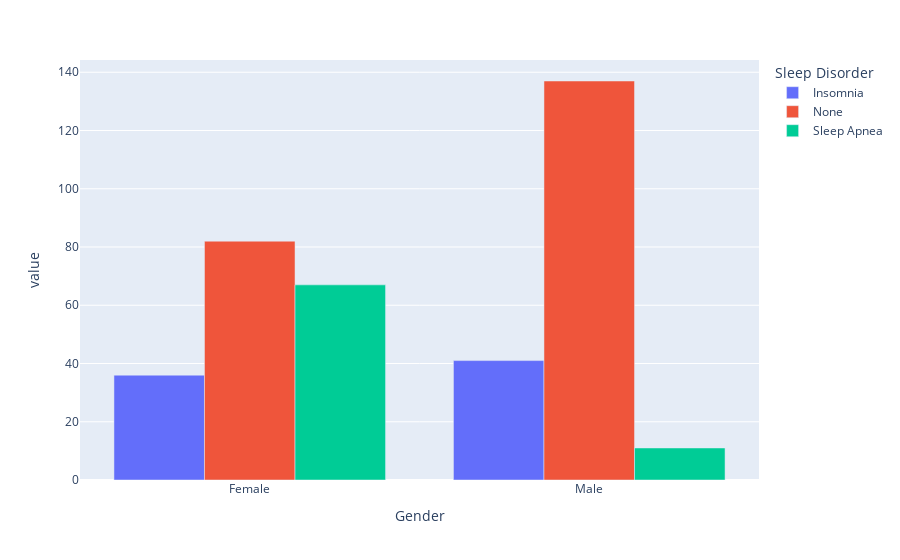

The notebook cell this image was saved under:
### Code cell
px.bar(male_female, barmode="group")

### Figure 1 — Plotly figure (JSON) as saved in the notebook; plotly's stock layout.template omitted (floating-point values rounded to 4 significant figures)
{"data": [{"alignmentgroup": "True", "hovertemplate": "Sleep Disorder=Insomnia<br>Gender=%{x}<br>value=%{y}<extra></extra>", "legendgroup": "Insomnia", "marker": {"color": "#636efa", "pattern": {"shape": ""}}, "name": "Insomnia", "offsetgroup": "Insomnia", "orientation": "v", "showlegend": true, "textposition": "auto", "type": "bar", "x": ["Female", "Male"], "xaxis": "x", "y": [36, 41], "yaxis": "y"}, {"alignmentgroup": "True", "hovertemplate": "Sleep Disorder=None<br>Gender=%{x}<br>value=%{y}<extra></extra>", "legendgroup": "None", "marker": {"color": "#EF553B", "pattern": {"shape": ""}}, "name": "None", "offsetgroup": "None", "orientation": "v", "showlegend": true, "textposition": "auto", "type": "bar", "x": ["Female", "Male"], "xaxis": "x", "y": [82, 137], "yaxis": "y"}, {"alignmentgroup": "True", "hovertemplate": "Sleep Disorder=Sleep Apnea<br>Gender=%{x}<br>value=%{y}<extra></extra>", "legendgroup": "Sleep Apnea", "marker": {"color": "#00cc96", "pattern": {"shape": ""}}, "name": "Sleep Apnea", "offsetgroup": "Sleep Apnea", "orientation": "v", "showlegend": true, "textposition": "auto", "type": "bar", "x": ["Female", "Male"], "xaxis": "x", "y": [67, 11], "yaxis": "y"}], "layout": {"barmode": "group", "legend": {"title": {"text": "Sleep Disorder"}, "tracegroupgap": 0}, "margin": {"t": 60}, "xaxis": {"anchor": "y", "domain": [0, 1], "title": {"text": "Gender"}}, "yaxis": {"anchor": "x", "domain": [0, 1], "title": {"text": "value"}}}}
